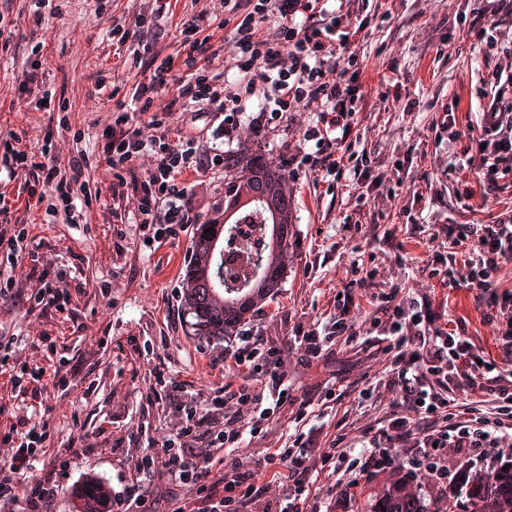
#> input picture Data/FALSE_Group_for_Microsatellite_instability_pMMR_MSS/17262-E [x=112640,y=36864,w=1024,h=1024].png, 1024 x 1024 px, given as the content of the folder Data/TRUE_Group_for_Microsatellite_Instability_dMMR_MSI, which was not available (shown at 1/2 size)
$ python features.py
#> lines starting #> are read from the running program, lines starting #| are printed output that depends on the picture; pictures that were not available may be replaced by others from this repository, and a replacement may not be noted
import cv2
import os
import matplotlib.pyplot as plt
import numpy as np
import skimage.feature as feature

# [154 lines left out: functions get_HSV_histogram, get_BGR_histogram, extract_colour_histograms, extract_texture, not called in this run]

def local_binary_pattern(true_dir, false_dir):
    lbp_features_true = []
    lbp_features_false = []

    def process_directory(directory, lbp_features):
        for filename in os.listdir(directory):
            filepath = os.path.join(directory, filename)
            tile = cv2.imread(filepath)
            if tile is None:
                continue
            gray = cv2.cvtColor(tile, cv2.COLOR_BGR2GRAY)
            lbp = feature.local_binary_pattern(gray, P=8, R=1, method='uniform')
            hist, _ = np.histogram(lbp.ravel(), bins=np.arange(0, 11), range=(0, 10))
            hist = hist.astype("float")
            hist /= (hist.sum() + 1e-7)  # Avoid divide by zero

            # Append LBP features to the list
            lbp_features.append(hist)

            # Display the LBP image
            lbp_display = cv2.normalize(lbp, None, 0, 255, cv2.NORM_MINMAX)
            lbp_display = cv2.convertScaleAbs(lbp_display)

            # Display the LBP image using OpenCV
            cv2.imshow(f'LBP Image: {filename}', lbp_display)
            cv2.waitKey(0)

    # Process 'true' and 'false' directories
    process_directory(true_dir, lbp_features_true)
#> in process_directory, tile is the input picture: shape (1024, 1024, 3); mean B, G, R 128.6, 99, 156.5
#> in process_directory, `gray = cv2.cvtColor(tile, cv2.COLOR_BGR2GRAY)`:
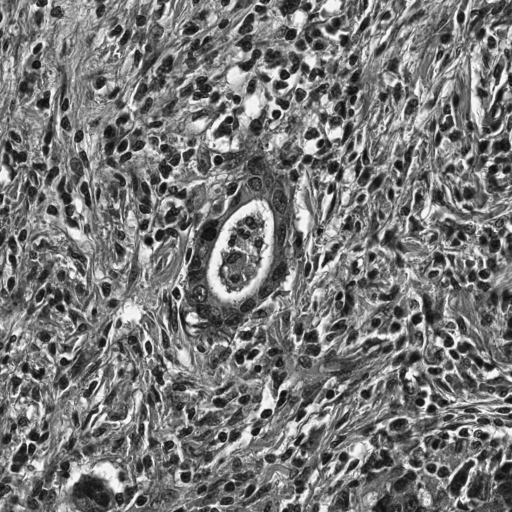
#> gray: shape (1024, 1024) (shown at 1/2 size); min 7, max 255, mean 119.5
#> in process_directory, `lbp = feature.local_binary_pattern(gray, P=8, R=1, method='uniform')`:
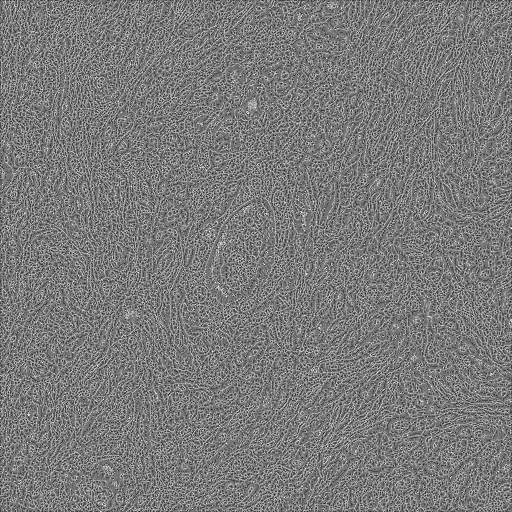
#> lbp: shape (1024, 1024) float64 (shown at 1/2 size); min 0, max 9, mean 4.32; drawn with min black and max white
#> in process_directory, `hist, _ = np.histogram(lbp.ravel(), bins=np.arange(0, 11), range=(0, 1..`: hist = [20994, 44887, 53612, 158922, 393428, 185221, 69616, 42856, 30274, 48766]
#> in process_directory, `hist /= (hist.sum() + 1e-7)`: hist = [0.02, 0.0428, 0.0511, 0.152, 0.375, 0.177, 0.0664, 0.0409, 0.0289, 0.0465]
    process_directory(false_dir, lbp_features_false)
#> in process_directory (call 2), `hist, _ = np.histogram(lbp.ravel(), bins=np.arange(0, 11), range=(0, 1..`: hist = [20994, 44887, 53612, 158922, 393428, 185221, 69616, 42856, 30274, 48766]
#> in process_directory (call 2), `hist /= (hist.sum() + 1e-7)`: hist = [0.02, 0.0428, 0.0511, 0.152, 0.375, 0.177, 0.0664, 0.0409, 0.0289, 0.0465]
#> pass 2 of the loop in process_directory, `for filename in os.listdir(directory):`:
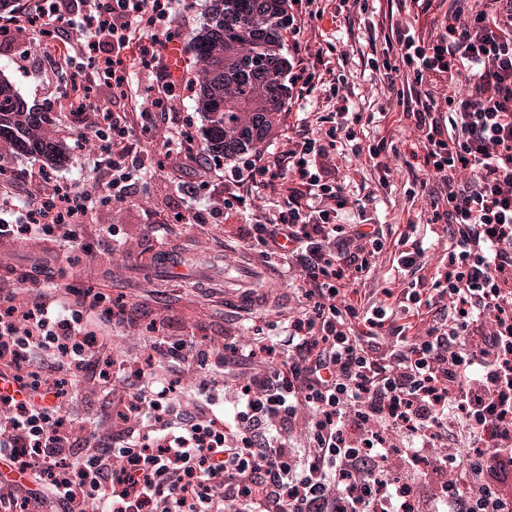
#> input picture Data/FALSE_Group_for_Microsatellite_instability_pMMR_MSS/17262-E [x=48128,y=19456,w=1024,h=1024].png, 1024 x 1024 px (shown at 1/2 size)
#> in process_directory, tile is the input picture: shape (1024, 1024, 3); mean B, G, R 138.5, 106.2, 165
#> in process_directory (call 2), `gray = cv2.cvtColor(tile, cv2.COLOR_BGR2GRAY)`:
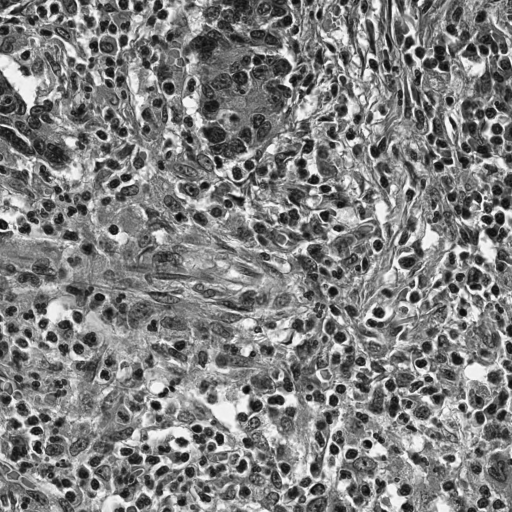
#> gray: shape (1024, 1024) (shown at 1/2 size); min 5, max 255, mean 127.5
#> in process_directory (call 2), `lbp = feature.local_binary_pattern(gray, P=8, R=1, method='uniform')`:
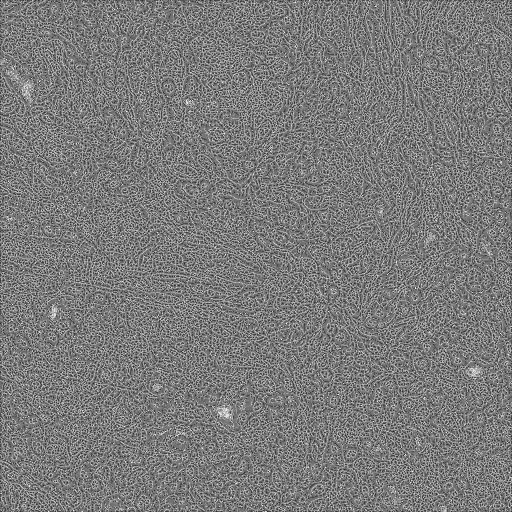
#> lbp: shape (1024, 1024) float64 (shown at 1/2 size); min 0, max 9, mean 4.33; drawn with min black and max white
#> in process_directory (call 2), `hist, _ = np.histogram(lbp.ravel(), bins=np.arange(0, 11), range=(0, 1..`: hist = [22972, 47508, 57386, 161071, 370813, 186584, 71405, 45738, 32193, 52906]
#> in process_directory (call 2), `hist /= (hist.sum() + 1e-7)`: hist = [0.0219, 0.0453, 0.0547, 0.154, 0.354, 0.178, 0.0681, 0.0436, 0.0307, 0.0505]

    # Plot mean LBP histograms for 'true' and 'false' images
    plt.figure(figsize=(10, 6))
    plt.bar(range(len(lbp_features_true[0])), np.mean(lbp_features_true, axis=0), color='b')
    plt.title("True LBP Features")
    plt.xlabel('LBP Pattern')
    plt.ylabel('Frequency')
    plt.grid(True)
    plt.show()

    plt.figure(figsize=(10, 6))
    plt.bar(range(len(lbp_features_false[0])), np.mean(lbp_features_false, axis=0), color='r')
    plt.title("False LBP Features")
    plt.xlabel('LBP Pattern')
    plt.ylabel('Frequency')
    plt.grid(True)
    plt.show()

    return lbp_features_true, lbp_features_false

# [56 lines left out: function clahe_features, not called in this run]

def main():
    directory_true = "Data/TRUE_Group_for_Microsatellite_Instability_dMMR_MSI"
    directory_false = "Data/FALSE_Group_for_Microsatellite_instability_pMMR_MSS"
    # extract_colour_histograms(directory_true, directory_false)
    # extract_texture(directory_true, directory_false)
    # clahe_features(directory_true, directory_false)
    local_binary_pattern(directory_true, directory_false)
#> in local_binary_pattern, `plt.show()`:
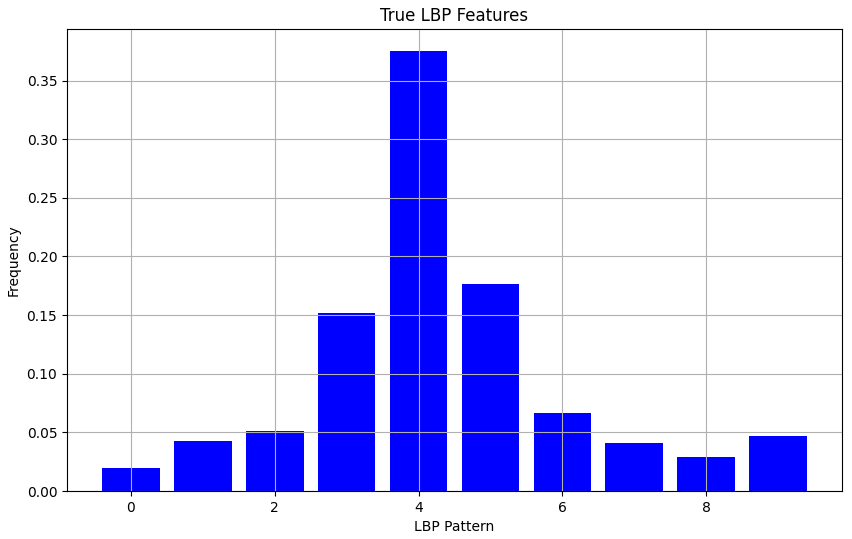
#> figure drawn by matplotlib, 1 panel; tallest bar 0.375 high, from x = 3.6 to 4.4
#> in local_binary_pattern, `plt.show()`:
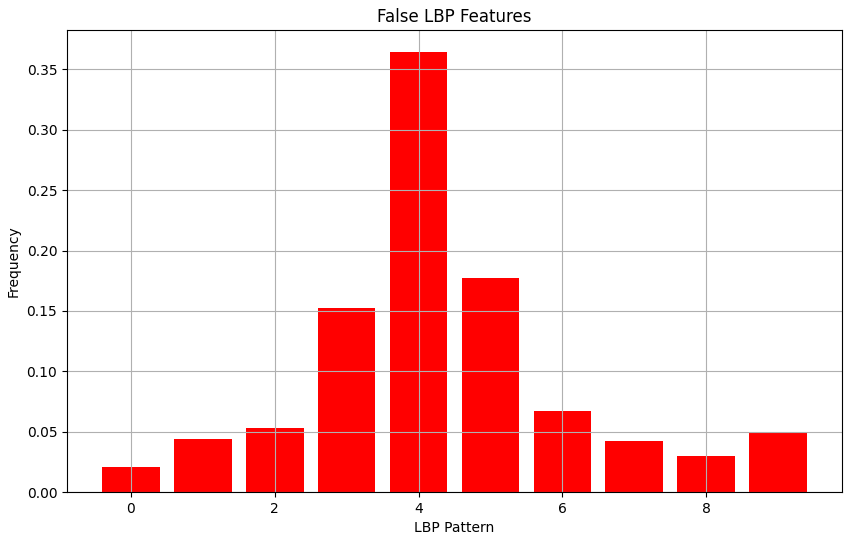
#> figure drawn by matplotlib, 1 panel; tallest bar 0.364 high, from x = 3.6 to 4.4

if __name__ == "__main__":
    main()
